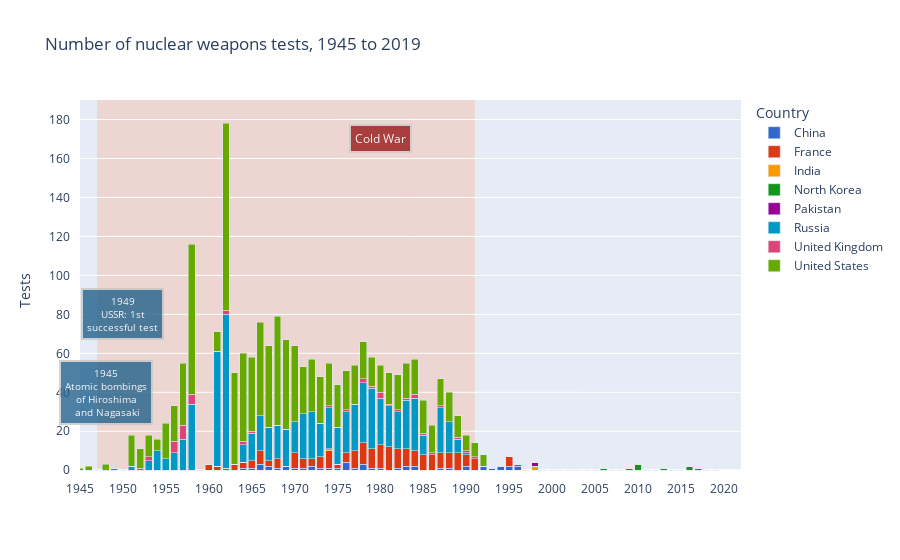

Here is the notebook cell this chart was saved with:
### Code cell
testplot = kbplot()
testplot[1].show()

### Figure 1 — Plotly figure (JSON) as saved in the notebook; plotly's stock layout.template omitted (floating-point values rounded to 4 significant figures)
{"data": [{"alignmentgroup": "True", "hovertemplate": "<b>%{hovertext}</b><br><br>Country=China<br>=%{x}<br>Tests=%{y}<extra></extra>", "hovertext": ["China", "China", "China", "China", "China", "China", "China", "China", "China", "China", "China", "China", "China", "China", "China", "China", "China", "China", "China", "China", "China", "China", "China", "China", "China", "China", "China", "China", "China", "China", "China", "China", "China", "China", "China", "China", "China", "China", "China", "China", "China", "China", "China", "China", "China", "China", "China", "China", "China", "China", "China", "China", "China", "China", "China", "China", "China", "China", "China", "China", "China", "China", "China", "China", "China", "China", "China", "China", "China", "China", "China", "China", "China", "China", "China"], "legendgroup": "China", "marker": {"color": "#3366CC", "pattern": {"shape": ""}}, "name": "China", "offsetgroup": "China", "orientation": "v", "showlegend": true, "textposition": "auto", "type": "bar", "x": [1945, 1946, 1947, 1948, 1949, 1950, 1951, 1952, 1953, 1954, 1955, 1956, 1957, 1958, 1959, 1960, 1961, 1962, 1963, 1964, 1965, 1966, 1967, 1968, 1969, 1970, 1971, 1972, 1973, 1974, 1975, 1976, 1977, 1978, 1979, 1980, 1981, 1982, 1983, 1984, 1985, 1986, 1987, 1988, 1989, 1990, 1991, 1992, 1993, 1994, 1995, 1996, 1997, 1998, 1999, 2000, 2001, 2002, 2003, 2004, 2005, 2006, 2007, 2008, 2009, 2010, 2011, 2012, 2013, 2014, 2015, 2016, 2017, 2018, 2019], "xaxis": "x", "y": [0, 0, 0, 0, 0, 0, 0, 0, 0, 0, 0, 0, 0, 0, 0, 0, 0, 0, 0, 1, 1, 3, 2, 1, 2, 1, 1, 2, 1, 1, 1, 4, 1, 3, 1, 1, 0, 1, 2, 2, 0, 0, 1, 1, 0, 2, 0, 2, 1, 2, 2, 2, 0, 0, 0, 0, 0, 0, 0, 0, 0, 0, 0, 0, 0, 0, 0, 0, 0, 0, 0, 0, 0, 0, 0], "yaxis": "y"}, {"alignmentgroup": "True", "hovertemplate": "<b>%{hovertext}</b><br><br>Country=France<br>=%{x}<br>Tests=%{y}<extra></extra>", "hovertext": ["France", "France", "France", "France", "France", "France", "France", "France", "France", "France", "France", "France", "France", "France", "France", "France", "France", "France", "France", "France", "France", "France", "France", "France", "France", "France", "France", "France", "France", "France", "France", "France", "France", "France", "France", "France", "France", "France", "France", "France", "France", "France", "France", "France", "France", "France", "France", "France", "France", "France", "France", "France", "France", "France", "France", "France", "France", "France", "France", "France", "France", "France", "France", "France", "France", "France", "France", "France", "France", "France", "France", "France", "France", "France", "France"], "legendgroup": "France", "marker": {"color": "#DC3912", "pattern": {"shape": ""}}, "name": "France", "offsetgroup": "France", "orientation": "v", "showlegend": true, "textposition": "auto", "type": "bar", "x": [1945, 1946, 1947, 1948, 1949, 1950, 1951, 1952, 1953, 1954, 1955, 1956, 1957, 1958, 1959, 1960, 1961, 1962, 1963, 1964, 1965, 1966, 1967, 1968, 1969, 1970, 1971, 1972, 1973, 1974, 1975, 1976, 1977, 1978, 1979, 1980, 1981, 1982, 1983, 1984, 1985, 1986, 1987, 1988, 1989, 1990, 1991, 1992, 1993, 1994, 1995, 1996, 1997, 1998, 1999, 2000, 2001, 2002, 2003, 2004, 2005, 2006, 2007, 2008, 2009, 2010, 2011, 2012, 2013, 2014, 2015, 2016, 2017, 2018, 2019], "xaxis": "x", "y": [0, 0, 0, 0, 0, 0, 0, 0, 0, 0, 0, 0, 0, 0, 0, 3, 2, 1, 3, 3, 4, 7, 3, 5, 0, 8, 5, 4, 6, 9, 2, 5, 9, 11, 10, 12, 12, 10, 9, 8, 8, 8, 8, 8, 9, 6, 6, 0, 0, 0, 5, 1, 0, 0, 0, 0, 0, 0, 0, 0, 0, 0, 0, 0, 0, 0, 0, 0, 0, 0, 0, 0, 0, 0, 0], "yaxis": "y"}, {"alignmentgroup": "True", "hovertemplate": "<b>%{hovertext}</b><br><br>Country=India<br>=%{x}<br>Tests=%{y}<extra></extra>", "hovertext": ["India", "India", "India", "India", "India", "India", "India", "India", "India", "India", "India", "India", "India", "India", "India", "India", "India", "India", "India", "India", "India", "India", "India", "India", "India", "India", "India", "India", "India", "India", "India", "India", "India", "India", "India", "India", "India", "India", "India", "India", "India", "India", "India", "India", "India", "India", "India", "India", "India", "India", "India", "India", "India", "India", "India", "India", "India", "India", "India", "India", "India", "India", "India", "India", "India", "India", "India", "India", "India", "India", "India", "India", "India", "India", "India"], "legendgroup": "India", "marker": {"color": "#FF9900", "pattern": {"shape": ""}}, "name": "India", "offsetgroup": "India", "orientation": "v", "showlegend": true, "textposition": "auto", "type": "bar", "x": [1945, 1946, 1947, 1948, 1949, 1950, 1951, 1952, 1953, 1954, 1955, 1956, 1957, 1958, 1959, 1960, 1961, 1962, 1963, 1964, 1965, 1966, 1967, 1968, 1969, 1970, 1971, 1972, 1973, 1974, 1975, 1976, 1977, 1978, 1979, 1980, 1981, 1982, 1983, 1984, 1985, 1986, 1987, 1988, 1989, 1990, 1991, 1992, 1993, 1994, 1995, 1996, 1997, 1998, 1999, 2000, 2001, 2002, 2003, 2004, 2005, 2006, 2007, 2008, 2009, 2010, 2011, 2012, 2013, 2014, 2015, 2016, 2017, 2018, 2019], "xaxis": "x", "y": [0, 0, 0, 0, 0, 0, 0, 0, 0, 0, 0, 0, 0, 0, 0, 0, 0, 0, 0, 0, 0, 0, 0, 0, 0, 0, 0, 0, 0, 1, 0, 0, 0, 0, 0, 0, 0, 0, 0, 0, 0, 0, 0, 0, 0, 0, 0, 0, 0, 0, 0, 0, 0, 2, 0, 0, 0, 0, 0, 0, 0, 0, 0, 0, 0, 0, 0, 0, 0, 0, 0, 0, 0, 0, 0], "yaxis": "y"}, {"alignmentgroup": "True", "hovertemplate": "<b>%{hovertext}</b><br><br>Country=North Korea<br>=%{x}<br>Tests=%{y}<extra></extra>", "hovertext": ["North Korea", "North Korea", "North Korea", "North Korea", "North Korea", "North Korea", "North Korea", "North Korea", "North Korea", "North Korea", "North Korea", "North Korea", "North Korea", "North Korea", "North Korea", "North Korea", "North Korea", "North Korea", "North Korea", "North Korea", "North Korea", "North Korea", "North Korea", "North Korea", "North Korea", "North Korea", "North Korea", "North Korea", "North Korea", "North Korea", "North Korea", "North Korea", "North Korea", "North Korea", "North Korea", "North Korea", "North Korea", "North Korea", "North Korea", "North Korea", "North Korea", "North Korea", "North Korea", "North Korea", "North Korea", "North Korea", "North Korea", "North Korea", "North Korea", "North Korea", "North Korea", "North Korea", "North Korea", "North Korea", "North Korea", "North Korea", "North Korea", "North Korea", "North Korea", "North Korea", "North Korea", "North Korea", "North Korea", "North Korea", "North Korea", "North Korea", "North Korea", "North Korea", "North Korea", "North Korea", "North Korea", "North Korea", "North Korea", "North Korea", "North Korea"], "legendgroup": "North Korea", "marker": {"color": "#109618", "pattern": {"shape": ""}}, "name": "North Korea", "offsetgroup": "North Korea", "orientation": "v", "showlegend": true, "textposition": "auto", "type": "bar", "x": [1945, 1946, 1947, 1948, 1949, 1950, 1951, 1952, 1953, 1954, 1955, 1956, 1957, 1958, 1959, 1960, 1961, 1962, 1963, 1964, 1965, 1966, 1967, 1968, 1969, 1970, 1971, 1972, 1973, 1974, 1975, 1976, 1977, 1978, 1979, 1980, 1981, 1982, 1983, 1984, 1985, 1986, 1987, 1988, 1989, 1990, 1991, 1992, 1993, 1994, 1995, 1996, 1997, 1998, 1999, 2000, 2001, 2002, 2003, 2004, 2005, 2006, 2007, 2008, 2009, 2010, 2011, 2012, 2013, 2014, 2015, 2016, 2017, 2018, 2019], "xaxis": "x", "y": [0, 0, 0, 0, 0, 0, 0, 0, 0, 0, 0, 0, 0, 0, 0, 0, 0, 0, 0, 0, 0, 0, 0, 0, 0, 0, 0, 0, 0, 0, 0, 0, 0, 0, 0, 0, 0, 0, 0, 0, 0, 0, 0, 0, 0, 0, 0, 0, 0, 0, 0, 0, 0, 0, 0, 0, 0, 0, 0, 0, 0, 1, 0, 0, 1, 3, 0, 0, 1, 0, 0, 2, 1, 0, 0], "yaxis": "y"}, {"alignmentgroup": "True", "hovertemplate": "<b>%{hovertext}</b><br><br>Country=Pakistan<br>=%{x}<br>Tests=%{y}<extra></extra>", "hovertext": ["Pakistan", "Pakistan", "Pakistan", "Pakistan", "Pakistan", "Pakistan", "Pakistan", "Pakistan", "Pakistan", "Pakistan", "Pakistan", "Pakistan", "Pakistan", "Pakistan", "Pakistan", "Pakistan", "Pakistan", "Pakistan", "Pakistan", "Pakistan", "Pakistan", "Pakistan", "Pakistan", "Pakistan", "Pakistan", "Pakistan", "Pakistan", "Pakistan", "Pakistan", "Pakistan", "Pakistan", "Pakistan", "Pakistan", "Pakistan", "Pakistan", "Pakistan", "Pakistan", "Pakistan", "Pakistan", "Pakistan", "Pakistan", "Pakistan", "Pakistan", "Pakistan", "Pakistan", "Pakistan", "Pakistan", "Pakistan", "Pakistan", "Pakistan", "Pakistan", "Pakistan", "Pakistan", "Pakistan", "Pakistan", "Pakistan", "Pakistan", "Pakistan", "Pakistan", "Pakistan", "Pakistan", "Pakistan", "Pakistan", "Pakistan", "Pakistan", "Pakistan", "Pakistan", "Pakistan", "Pakistan", "Pakistan", "Pakistan", "Pakistan", "Pakistan", "Pakistan", "Pakistan"], "legendgroup": "Pakistan", "marker": {"color": "#990099", "pattern": {"shape": ""}}, "name": "Pakistan", "offsetgroup": "Pakistan", "orientation": "v", "showlegend": true, "textposition": "auto", "type": "bar", "x": [1945, 1946, 1947, 1948, 1949, 1950, 1951, 1952, 1953, 1954, 1955, 1956, 1957, 1958, 1959, 1960, 1961, 1962, 1963, 1964, 1965, 1966, 1967, 1968, 1969, 1970, 1971, 1972, 1973, 1974, 1975, 1976, 1977, 1978, 1979, 1980, 1981, 1982, 1983, 1984, 1985, 1986, 1987, 1988, 1989, 1990, 1991, 1992, 1993, 1994, 1995, 1996, 1997, 1998, 1999, 2000, 2001, 2002, 2003, 2004, 2005, 2006, 2007, 2008, 2009, 2010, 2011, 2012, 2013, 2014, 2015, 2016, 2017, 2018, 2019], "xaxis": "x", "y": [0, 0, 0, 0, 0, 0, 0, 0, 0, 0, 0, 0, 0, 0, 0, 0, 0, 0, 0, 0, 0, 0, 0, 0, 0, 0, 0, 0, 0, 0, 0, 0, 0, 0, 0, 0, 0, 0, 0, 0, 0, 0, 0, 0, 0, 0, 0, 0, 0, 0, 0, 0, 0, 2, 0, 0, 0, 0, 0, 0, 0, 0, 0, 0, 0, 0, 0, 0, 0, 0, 0, 0, 0, 0, 0], "yaxis": "y"}, {"alignmentgroup": "True", "hovertemplate": "<b>%{hovertext}</b><br><br>Country=Russia<br>=%{x}<br>Tests=%{y}<extra></extra>", "hovertext": ["Russia", "Russia", "Russia", "Russia", "Russia", "Russia", "Russia", "Russia", "Russia", "Russia", "Russia", "Russia", "Russia", "Russia", "Russia", "Russia", "Russia", "Russia", "Russia", "Russia", "Russia", "Russia", "Russia", "Russia", "Russia", "Russia", "Russia", "Russia", "Russia", "Russia", "Russia", "Russia", "Russia", "Russia", "Russia", "Russia", "Russia", "Russia", "Russia", "Russia", "Russia", "Russia", "Russia", "Russia", "Russia", "Russia", "Russia", "Russia", "Russia", "Russia", "Russia", "Russia", "Russia", "Russia", "Russia", "Russia", "Russia", "Russia", "Russia", "Russia", "Russia", "Russia", "Russia", "Russia", "Russia", "Russia", "Russia", "Russia", "Russia", "Russia", "Russia", "Russia", "Russia", "Russia", "Russia"], "legendgroup": "Russia", "marker": {"color": "#0099C6", "pattern": {"shape": ""}}, "name": "Russia", "offsetgroup": "Russia", "orientation": "v", "showlegend": true, "textposition": "auto", "type": "bar", "x": [1945, 1946, 1947, 1948, 1949, 1950, 1951, 1952, 1953, 1954, 1955, 1956, 1957, 1958, 1959, 1960, 1961, 1962, 1963, 1964, 1965, 1966, 1967, 1968, 1969, 1970, 1971, 1972, 1973, 1974, 1975, 1976, 1977, 1978, 1979, 1980, 1981, 1982, 1983, 1984, 1985, 1986, 1987, 1988, 1989, 1990, 1991, 1992, 1993, 1994, 1995, 1996, 1997, 1998, 1999, 2000, 2001, 2002, 2003, 2004, 2005, 2006, 2007, 2008, 2009, 2010, 2011, 2012, 2013, 2014, 2015, 2016, 2017, 2018, 2019], "xaxis": "x", "y": [0, 0, 0, 0, 1, 0, 2, 0, 5, 10, 6, 9, 16, 34, 0, 0, 59, 79, 0, 9, 14, 18, 17, 17, 19, 16, 23, 24, 17, 21, 19, 21, 24, 31, 31, 24, 21, 19, 25, 27, 10, 0, 23, 16, 7, 1, 0, 0, 0, 0, 0, 0, 0, 0, 0, 0, 0, 0, 0, 0, 0, 0, 0, 0, 0, 0, 0, 0, 0, 0, 0, 0, 0, 0, 0], "yaxis": "y"}, {"alignmentgroup": "True", "hovertemplate": "<b>%{hovertext}</b><br><br>Country=United Kingdom<br>=%{x}<br>Tests=%{y}<extra></extra>", "hovertext": ["United Kingdom", "United Kingdom", "United Kingdom", "United Kingdom", "United Kingdom", "United Kingdom", "United Kingdom", "United Kingdom", "United Kingdom", "United Kingdom", "United Kingdom", "United Kingdom", "United Kingdom", "United Kingdom", "United Kingdom", "United Kingdom", "United Kingdom", "United Kingdom", "United Kingdom", "United Kingdom", "United Kingdom", "United Kingdom", "United Kingdom", "United Kingdom", "United Kingdom", "United Kingdom", "United Kingdom", "United Kingdom", "United Kingdom", "United Kingdom", "United Kingdom", "United Kingdom", "United Kingdom", "United Kingdom", "United Kingdom", "United Kingdom", "United Kingdom", "United Kingdom", "United Kingdom", "United Kingdom", "United Kingdom", "United Kingdom", "United Kingdom", "United Kingdom", "United Kingdom", "United Kingdom", "United Kingdom", "United Kingdom", "United Kingdom", "United Kingdom", "United Kingdom", "United Kingdom", "United Kingdom", "United Kingdom", "United Kingdom", "United Kingdom", "United Kingdom", "United Kingdom", "United Kingdom", "United Kingdom", "United Kingdom", "United Kingdom", "United Kingdom", "United Kingdom", "United Kingdom", "United Kingdom", "United Kingdom", "United Kingdom", "United Kingdom", "United Kingdom", "United Kingdom", "United Kingdom", "United Kingdom", "United Kingdom", "United Kingdom"], "legendgroup": "United Kingdom", "marker": {"color": "#DD4477", "pattern": {"shape": ""}}, "name": "United Kingdom", "offsetgroup": "United Kingdom", "orientation": "v", "showlegend": true, "textposition": "auto", "type": "bar", "x": [1945, 1946, 1947, 1948, 1949, 1950, 1951, 1952, 1953, 1954, 1955, 1956, 1957, 1958, 1959, 1960, 1961, 1962, 1963, 1964, 1965, 1966, 1967, 1968, 1969, 1970, 1971, 1972, 1973, 1974, 1975, 1976, 1977, 1978, 1979, 1980, 1981, 1982, 1983, 1984, 1985, 1986, 1987, 1988, 1989, 1990, 1991, 1992, 1993, 1994, 1995, 1996, 1997, 1998, 1999, 2000, 2001, 2002, 2003, 2004, 2005, 2006, 2007, 2008, 2009, 2010, 2011, 2012, 2013, 2014, 2015, 2016, 2017, 2018, 2019], "xaxis": "x", "y": [0, 0, 0, 0, 0, 0, 0, 1, 2, 0, 0, 6, 7, 5, 0, 0, 0, 2, 0, 2, 1, 0, 0, 0, 0, 0, 0, 0, 0, 1, 0, 1, 0, 2, 1, 3, 1, 1, 1, 2, 1, 1, 1, 0, 1, 1, 1, 0, 0, 0, 0, 0, 0, 0, 0, 0, 0, 0, 0, 0, 0, 0, 0, 0, 0, 0, 0, 0, 0, 0, 0, 0, 0, 0, 0], "yaxis": "y"}, {"alignmentgroup": "True", "hovertemplate": "<b>%{hovertext}</b><br><br>Country=United States<br>=%{x}<br>Tests=%{y}<extra></extra>", "hovertext": ["United States", "United States", "United States", "United States", "United States", "United States", "United States", "United States", "United States", "United States", "United States", "United States", "United States", "United States", "United States", "United States", "United States", "United States", "United States", "United States", "United States", "United States", "United States", "United States", "United States", "United States", "United States", "United States", "United States", "United States", "United States", "United States", "United States", "United States", "United States", "United States", "United States", "United States", "United States", "United States", "United States", "United States", "United States", "United States", "United States", "United States", "United States", "United States", "United States", "United States", "United States", "United States", "United States", "United States", "United States", "United States", "United States", "United States", "United States", "United States", "United States", "United States", "United States", "United States", "United States", "United States", "United States", "United States", "United States", "United States", "United States", "United States", "United States", "United States", "United States"], "legendgroup": "United States", "marker": {"color": "#66AA00", "pattern": {"shape": ""}}, "name": "United States", "offsetgroup": "United States", "orientation": "v", "showlegend": true, "textposition": "auto", "type": "bar", "x": [1945, 1946, 1947, 1948, 1949, 1950, 1951, 1952, 1953, 1954, 1955, 1956, 1957, 1958, 1959, 1960, 1961, 1962, 1963, 1964, 1965, 1966, 1967, 1968, 1969, 1970, 1971, 1972, 1973, 1974, 1975, 1976, 1977, 1978, 1979, 1980, 1981, 1982, 1983, 1984, 1985, 1986, 1987, 1988, 1989, 1990, 1991, 1992, 1993, 1994, 1995, 1996, 1997, 1998, 1999, 2000, 2001, 2002, 2003, 2004, 2005, 2006, 2007, 2008, 2009, 2010, 2011, 2012, 2013, 2014, 2015, 2016, 2017, 2018, 2019], "xaxis": "x", "y": [1, 2, 0, 3, 0, 0, 16, 10, 11, 6, 18, 18, 32, 77, 0, 0, 10, 96, 47, 45, 38, 48, 42, 56, 46, 39, 24, 27, 24, 22, 22, 20, 20, 19, 15, 14, 16, 18, 18, 18, 17, 14, 14, 15, 11, 8, 7, 6, 0, 0, 0, 0, 0, 0, 0, 0, 0, 0, 0, 0, 0, 0, 0, 0, 0, 0, 0, 0, 0, 0, 0, 0, 0, 0, 0], "yaxis": "y"}], "layout": {"annotations": [{"align": "center", "arrowcolor": "#636363", "arrowhead": 2, "arrowsize": 1, "arrowwidth": 2, "bgcolor": "#21618C", "bordercolor": "#c7c7c7", "borderpad": 4, "borderwidth": 2, "font": {"color": "#ffffff", "size": 10}, "opacity": 0.8, "showarrow": false, "text": "1945<br>Atomic bombings<br>of Hiroshima<br> and Nagasaki", "x": 1948, "xref": "x", "y": 40, "yref": "y"}, {"align": "center", "arrowcolor": "#636363", "arrowhead": 2, "arrowsize": 1, "arrowwidth": 2, "bgcolor": "DarkRed", "bordercolor": "#c7c7c7", "borderpad": 4, "borderwidth": 2, "font": {"color": "#ffffff", "size": 12}, "opacity": 0.7, "showarrow": false, "text": "Cold War", "x": 1980, "xref": "x", "y": 170, "yref": "y"}, {"align": "center", "arrowcolor": "#636363", "arrowhead": 2, "arrowsize": 1, "arrowwidth": 2, "ax": 30, "ay": -140, "bgcolor": "#21618C", "bordercolor": "#c7c7c7", "borderpad": 4, "borderwidth": 2, "font": {"color": "#ffffff", "size": 10}, "opacity": 0.8, "showarrow": false, "text": "1949<br>USSR: 1st<br>successful test", "x": 1950, "xref": "x", "y": 80, "yref": "y"}], "autosize": true, "barmode": "stack", "legend": {"title": {"text": "Country"}, "tracegroupgap": 0}, "shapes": [{"fillcolor": "LightSalmon", "layer": "below", "line": {"width": 0}, "opacity": 0.3, "type": "rect", "x0": "1947", "x1": "1991", "xref": "x", "y0": 0, "y1": 1, "yref": "y domain"}, {"fillcolor": "white", "layer": "below", "line": {"width": 0}, "opacity": 1, "type": "rect", "x0": 0, "x1": 1, "xref": "x domain", "y0": -5, "y1": 0, "yref": "y"}], "title": {"text": "Number of nuclear weapons tests, 1945 to 2019"}, "xaxis": {"anchor": "y", "domain": [0, 1], "range": [1945, 2022], "tickangle": 0, "ticklabelstep": 5, "tickmode": "linear", "title": {"text": ""}, "type": "linear"}, "yaxis": {"anchor": "x", "domain": [0, 1], "range": [-5, 190], "tick0": 120, "ticksuffix": "   ", "title": {"text": "Tests"}, "type": "linear"}}}
